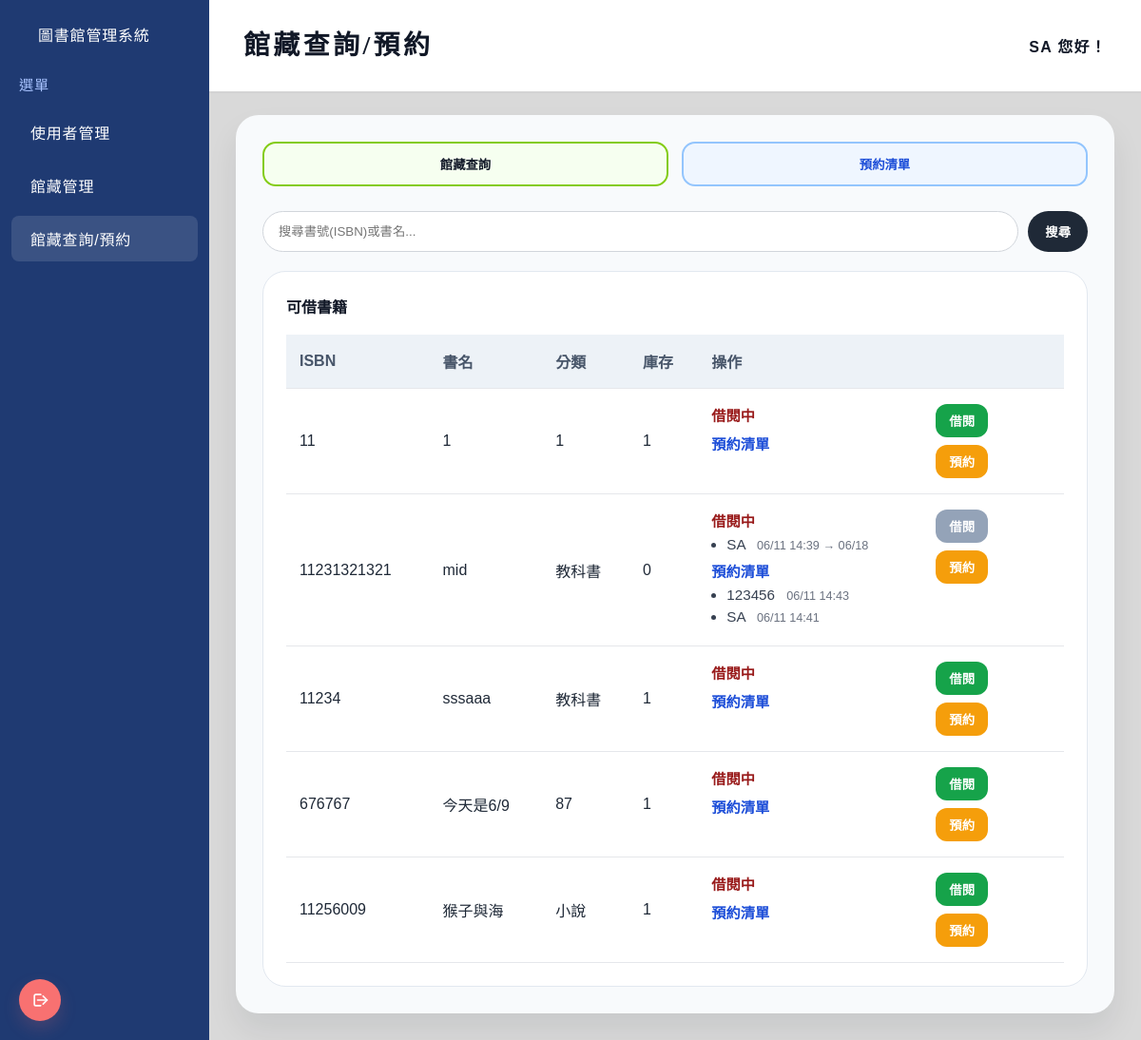
The app's page /books/borrow-return/ (signed in) with its own data.
### Bookstore/models.py (models this page shows, shortened)
class Book(models.Model):
    isbn = models.CharField('ISBN', max_length=20, unique=True)
    title = models.CharField('書名', max_length=200)
    quantity = models.PositiveIntegerField('總量', default=1)
    category = models.CharField('分類', max_length=100, blank=True)
    class Meta:
        ordering = ['title']
        verbose_name = 'Book'
        verbose_name_plural = 'Books'

class BorrowRecord(models.Model):
    DUE_DAYS = 7
    WARNING_DAYS = 2
    class Action(models.TextChoices):
        BORROW = 'borrow', '借閱'
        RESERVE = 'reserve', '預約'
    class Status(models.TextChoices):
        ACTIVE = 'active', '進行中'
        RETURNED = 'returned', '已歸還'
        CANCELLED = 'cancelled', '已取消'
    user = models.ForeignKey(settings.AUTH_USER_MODEL, on_delete=models.CASCADE, verbose_name='使用者')
    book = models.ForeignKey(Book, on_delete=models.CASCADE, verbose_name='書籍', related_name='borrow_records')
    action = models.CharField('操作類型', max_length=10, choices=Action.choices)
    status = models.CharField('狀態', max_length=10, choices=Status.choices, default=Status.ACTIVE)
    created_at = models.DateTimeField('建立時間', auto_now_add=True)
    due_date = models.DateTimeField('預期歸還日期', null=True, blank=True)
    returned_at = models.DateTimeField('完成時間', null=True, blank=True)
    is_overdue_notified = models.BooleanField('已通知逾期', default=False)
    class Meta:
        ordering = ['-created_at']
        verbose_name = '借閱/預約紀錄'
        verbose_name_plural = '借閱/預約紀錄'

### Bookstore/views.py (the view)
# urls.py: path('borrow-return/', borrow_return_view, name='book-borrow-return'),
@login_required
def borrow_return_view(request):
    query = request.GET.get('q', '').strip()
    books = Book.objects.all()
    if query:
        books = books.filter(Q(isbn__icontains=query) | Q(title__icontains=query))
    books = books.order_by('title')
    if request.user.is_superuser:
        records = BorrowRecord.objects.all()
        users = User.objects.all().order_by('username')
    else:
        records = BorrowRecord.objects.filter(user=request.user)
        users = None
    return render(request, 'bookstore/book_borrow_return.html', {
        'books': books,
        'query': query,
        'records': records,
        'users': users,
    })

### templates/bookstore/book_borrow_return.html (shortened to what this page needs)
{% load static %}
<!DOCTYPE html>
<html lang="zh-Hant">
<head>
    <link rel="stylesheet" href="{% static 'style.css' %}">
</head>
<body>
<div class="layout">
    <aside class="sidebar">
        <h1><a href="/">圖書館管理系統</a></h1>
        <p class="menu-title">選單</p>
        {% if user.is_superuser %}
            <a href="/users/">使用者管理</a>
            <a href="{% url 'book-list' %}">館藏管理</a>
            <a class="active" href="{% url 'book-borrow-return' %}">館藏查詢/預約</a>
        {% else %}
            <a class="active" href="{% url 'book-borrow-return' %}">館藏查詢/預約</a>
            <a href="{% url 'user-profile' %}">我的帳戶</a>
        {% endif %}
        <div class="spacer"></div>
    </aside>
    <main class="content">
        <div class="page-header">
            <div class="page-title">館藏查詢/預約</div>
            <div class="page-user">{% if user.is_authenticated %}{{ user.username }}{% else %}訪客{% endif %} 您好！</div>
        </div>
        <div class="main-card">
            <div class="tab-row">
                <button class="tab-button active" onclick="switchTab('query')">館藏查詢</button>
                <button class="tab-button info" onclick="switchTab('reserve')">預約清單</button>
            </div>
            <div class="toolbar" id="query-toolbar">
                <form method="get" class="search-wrap">
                    <input type="text" name="q" value="{{ query }}" placeholder="搜尋書號(ISBN)或書名..." aria-label="搜尋書籍">
                    <button class="btn-search" type="submit">搜尋</button>
                </form>
            </div>
            <div id="query-content" class="tab-content active" style="width:100%;">
                <section class="panel">
                    <h2 class="panel-title">可借書籍</h2>
                    {% if books %}
                        <table>
                            <thead>
                                <tr>
                                    <th>ISBN</th>
                                    <th>書名</th>
                                    <th>分類</th>
                                    <th>庫存</th>
                                    <th>操作</th>
                                </tr>
                            </thead>
                            <tbody>
                                {% for book in books %}
                                    <tr>
                                        <td>{{ book.isbn }}</td>
                                        <td>{{ book.title }}</td>
                                        <td>{{ book.category }}</td>
                                        <td>{{ book.quantity }}</td>
                                        <td>
                                            <div class="action-links" style="align-items:flex-start;gap:16px;">
                                                <div style="min-width:220px;max-width:340px;font-size:0.95rem;color:#111827;">
                                                    <div style="margin-bottom:8px;">
                                                        <strong style="display:block;color:#991b1b;margin-bottom:6px;">借閱中</strong>
                                                        <ul style="margin:0;padding-left:16px;list-style:disc;color:#374151;">
                                                            {% for r in book.borrow_records.all %}
                                                                {% if r.action == 'borrow' and r.status == 'active' %}
                                                                    <li style="margin-bottom:6px;">{{ r.user.username }} <small style="color:#6b7280;margin-left:8px;">{{ r.created_at|date:'m/d H:i' }} → {{ r.due_date|date:'m/d' }}</small></li>
                                                                {% endif %}
                                                            {% endfor %}
                                                        </ul>
                                                    </div>
                                                    <div>
                                                        <strong style="display:block;color:#1d4ed8;margin-bottom:6px;">預約清單</strong>
                                                        <div style="max-height:120px;overflow:auto;padding-right:6px;border-radius:8px;">
                                                            <ul style="margin:0;padding-left:16px;color:#374151;">
                                                                {% for r in book.borrow_records.all %}
                                                                    {% if r.action == 'reserve' and r.status == 'active' %}
                                                                        <li style="margin-bottom:6px;">{{ r.user.username }} <small style="color:#6b7280;margin-left:8px;">{{ r.created_at|date:'m/d H:i' }}</small></li>
                                                                    {% endif %}
                                                                {% endfor %}
                                                            </ul>
                                                        </div>
                                                    </div>
                                                </div>
                                                <div style="display:flex;flex-direction:column;gap:8px;">
                                                    {% if book.quantity > 0 %}
                                                        <form method="post" action="{% url 'book-borrow' book.pk %}">
                                                            <button class="btn-borrow" type="submit">借閱</button>
                                                        </form>
                                                    {% else %}
                                                        <button class="btn-borrow btn-disabled" type="button" disabled>借閱</button>
                                                    {% endif %}
                                                    <form method="post" action="{% url 'book-reserve' book.pk %}">
                                                        <button class="btn-return" type="submit">預約</button>
                                                    </form>
                                                </div>
                                            </div>
                                        </td>
                                    </tr>
                                {% endfor %}
                            </tbody>
                        </table>
                    {% else %}
                        <div class="empty-state">目前沒有可顯示的書籍，請先新增書籍後再進行借還操作。</div>
                    {% endif %}
                </section>
            </div>
        </div>
    </main>
</div>
{% include 'user/logout_fixed.html' %}
</body>
</html>

### static/style.css (style rules this page uses)
body { margin: 0; font-family: Arial, sans-serif; background: #e4e7ec; color: #1f2937; }
.layout { display: flex; min-height: 100vh; }
.sidebar { width: 220px !important; background: #1f3a72 !important; color: white; display: flex; flex-direction: column; }
.sidebar h1 { font-size: 1.1rem; margin: 24px 20px 16px; letter-spacing: 0.05em; }
.sidebar h1 a { color: white; text-decoration: none; background: transparent; }
.sidebar .menu-title { margin: 0 20px 12px; color: #ffffff; font-size: 0.95rem; }
.sidebar a { text-decoration: none; color: white; display: block; padding: 12px 20px; margin: 4px 12px; border-radius: 8px; background: transparent; }
.sidebar .spacer { flex: 1; }
.content { flex: 1; padding: 28px; }
.layout { min-height: 100vh; }
.sidebar { width: 220px !important; min-width: 220px !important; background: #1f3a72 !important; color: #fff !important; display: flex !important; flex-direction: column !important; }
.sidebar h1, .sidebar .brand { height: auto !important; margin: 12px 8px !important; padding: 0 !important; background: transparent !important; display: block !important; align-items: center !important; justify-content: center !important; color: #fff !important; font-size: 0.9rem !important; font-weight: normal !important; letter-spacing: 0.03em !important; text-align: center !important; text-decoration: none !important; line-height: 1.3 !important; white-space: normal !important; }
.sidebar h1 a, .sidebar .brand a { color: #fff !important; text-decoration: none !important; background: transparent !important; display: block !important; }
.sidebar .menu-title, .sidebar .menu-label { margin: 0 20px 12px !important; padding: 0 !important; background: transparent !important; color: #a8c3ff !important; font-weight: normal !important; letter-spacing: 0.05em !important; font-size: 0.95rem !important; }
.sidebar a { margin: 4px 12px !important; padding: 12px 20px !important; border-radius: 8px !important; border-bottom: none !important; background: transparent !important; color: #fff !important; display: block !important; text-align: left !important; text-decoration: none !important; font-size: 1rem !important; font-weight: normal !important; letter-spacing: 0.05em !important; }
.sidebar a:hover, .sidebar a.active { background: rgba(255,255,255,0.12) !important; text-decoration: none !important; }
.top, .page-header { display: flex !important; align-items: center !important; justify-content: space-between !important; gap: 20px !important; min-height: 96px !important; margin: -28px -28px 24px !important; padding: 0 36px !important; background: #fff !important; border-bottom: 1px solid #d6d6d6 !important; box-shadow: 0 1px 0 rgba(15,23,42,0.04) !important; }
.content { background: #d9d9d9 !important; }
.top h2, .page-title, .app-titlebar h1 { margin: 0 !important; color: #111827 !important; font-family: "Noto Serif TC", "PMingLiU", "MingLiU", serif !important; font-size: 1.75rem !important; font-weight: 800 !important; letter-spacing: 0.12em !important; line-height: 1.2 !important; }
.user-info, .page-user, .user-greeting { margin-left: auto !important; color: #111827 !important; font-size: 1rem !important; font-weight: 700 !important; letter-spacing: 0.08em !important; white-space: nowrap !important; }

### records on screen
Book: isbn "11", title "1", category "1", quantity "1", shows "借閱"
Book: isbn "11231321321", title "mid", category "教科書", quantity "0", shows "借閱"
BorrowRecord: user.username "SA", created_at "06/11 14:39", due_date "06/18"
BorrowRecord: user.username "123456", created_at "06/11 14:43"
BorrowRecord: user.username "SA", created_at "06/11 14:41"
Book: isbn "11234", title "sssaaa", category "教科書", quantity "1", shows "借閱"
Book: isbn "676767", title "今天是6/9", category "87", quantity "1", shows "借閱"
Book: isbn "11256009", title "猴子與海", category "小說", quantity "1", shows "借閱"

### other values on screen
{{ user.username }} "SA"
